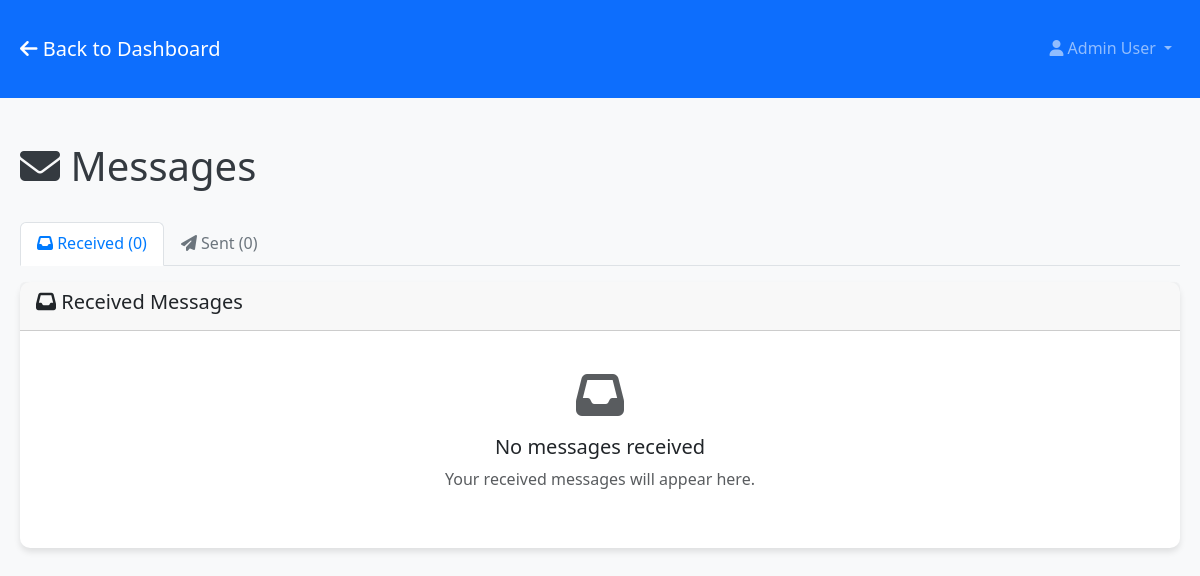
/messages (signed in), run on an earlier commit of the app's database.
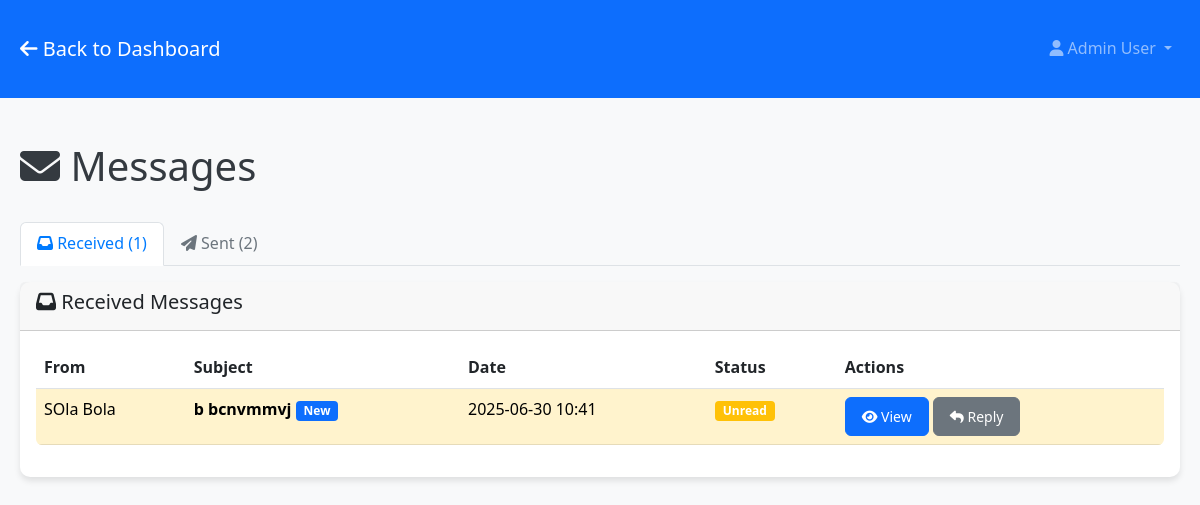
And on a later commit of the database.
### models.py (models this page shows, shortened)
class Message(db.Model):
    id = db.Column(db.Integer, primary_key=True)
    sender_id = db.Column(db.Integer, db.ForeignKey('user.id'), nullable=False)
    recipient_id = db.Column(db.Integer, db.ForeignKey('user.id'), nullable=False)
    subject = db.Column(db.String(200), nullable=False)
    content = db.Column(db.Text, nullable=False)  # Allows HTML content
    is_read = db.Column(db.Boolean, default=False)
    created_at = db.Column(db.DateTime, default=datetime.utcnow)
    parent_message_id = db.Column(db.Integer, db.ForeignKey('message.id'), nullable=True)
    replies = db.relationship('Message', backref=db.backref('parent', remote_side=[id]), lazy=True)

class User(db.Model):
    id = db.Column(db.Integer, primary_key=True)
    username = db.Column(db.String(80), unique=True, nullable=False)
    email = db.Column(db.String(120), unique=True, nullable=False)
    password_hash = db.Column(db.String(255), nullable=False)
    first_name = db.Column(db.String(100), nullable=False)
    last_name = db.Column(db.String(100), nullable=False)
    is_admin = db.Column(db.Boolean, default=False)
    is_verified = db.Column(db.Boolean, default=False)
    verification_token = db.Column(db.String(100), nullable=True)
    reset_token = db.Column(db.String(100), nullable=True)
    reset_token_expires = db.Column(db.DateTime, nullable=True)
    created_at = db.Column(db.DateTime, default=datetime.utcnow)
    last_login = db.Column(db.DateTime, nullable=True)
    pdf_codes = db.relationship('UserPDFCode', foreign_keys='UserPDFCode.user_id', backref='user', lazy=True, cascade='all, delete-orphan')
    pdf_requests = db.relationship('PDFRequest', backref='user', lazy=True, cascade='all, delete-orphan')
    sent_messages = db.relationship('Message', foreign_keys='Message.sender_id', backref='sender', lazy=True)
    received_messages = db.relationship('Message', foreign_keys='Message.recipient_id', backref='recipient', lazy=True)
    uploaded_pdfs = db.relationship('UserPDFCode', foreign_keys='UserPDFCode.uploaded_by_admin_id', backref='uploader', lazy=True)

### app.py (the view)
@app.route('/messages')
@login_required
def messages():
    user = User.query.get(session['user_id'])
    sent_messages = Message.query.filter_by(sender_id=user.id).order_by(Message.created_at.desc()).all()
    received_messages = Message.query.filter_by(recipient_id=user.id).order_by(Message.created_at.desc()).all()
    return render_template('messages/messages.html',
                         user=user,
                         sent_messages=sent_messages,
                         received_messages=received_messages)

### app.py (called while the page is built)
def login_required(f):
    @wraps(f)
    def decorated_function(*args, **kwargs):
        if 'user_id' not in session:
            flash('Please log in to access this page.', 'error')
            return redirect(url_for('login'))
        return f(*args, **kwargs)
    return decorated_function

### templates/messages/messages.html (shortened to what the changed rows need)
<!DOCTYPE html>
<html lang="en">
<head>
    <link href="https://cdn.jsdelivr.net/npm/bootstrap@5.3.0/dist/css/bootstrap.min.css" rel="stylesheet">
    <link rel="stylesheet" href="https://cdnjs.cloudflare.com/ajax/libs/font-awesome/6.4.0/css/all.min.css">
    <link rel="stylesheet" href="{{ url_for('static', filename='css/style.css') }}">
</head>
<body>
    <div class="container mt-4">
        <div class="row">
            <div class="col-12">
                <div class="d-flex justify-content-between align-items-center mb-4">
                    <h1><i class="fas fa-envelope"></i> Messages</h1>
                </div>
            </div>
        </div>
        <ul class="nav nav-tabs" id="messageTabs">
            <li class="nav-item">
                <a class="nav-link active" id="received-tab" data-bs-toggle="tab" href="#received">
                    <i class="fas fa-inbox"></i> Received ({{ received_messages|length }})
                </a>
            </li>
            <li class="nav-item">
                <a class="nav-link" id="sent-tab" data-bs-toggle="tab" href="#sent">
                    <i class="fas fa-paper-plane"></i> Sent ({{ sent_messages|length }})
                </a>
            </li>
        </ul>
        <div class="tab-content mt-3">
            <div class="tab-pane fade show active" id="received">
                <div class="card">
                    <div class="card-body">
                        {% if received_messages %}
                        <div class="table-responsive">
                            <table class="table table-hover">
                                <thead>
                                    <tr>
                                        <th>From</th>
                                        <th>Subject</th>
                                        <th>Date</th>
                                        <th>Status</th>
                                        <th>Actions</th>
                                    </tr>
                                </thead>
                                <tbody>
                                    {% for message in received_messages %}
                                    <tr class="{% if not message.is_read %}table-warning{% endif %}">
                                        <td>
                                            {{ message.sender.first_name }} {{ message.sender.last_name }}
                                        </td>
                                        <td>
                                            <strong>{{ message.subject }}</strong>
                                            {% if not message.is_read %}
                                            <span class="badge bg-primary">New</span>
                                            {% endif %}
                                        </td>
                                        <td>{{ message.created_at.strftime('%Y-%m-%d %H:%M') }}</td>
                                        <td>
                                            {% if message.is_read %}
                                            <span class="badge bg-success">Read</span>
                                            {% else %}
                                            <span class="badge bg-warning">Unread</span>
                                            {% endif %}
                                        </td>
                                        <td>
                                            <button type="button" class="btn btn-sm btn-primary" onclick="viewMessage({{ message.id }}, '{{ message.sender.first_name }} {{ message.sender.last_name }}', '{{ message.subject }}', {{ message.sender.id }}, {{ message.is_read|lower }})">
                                                <i class="fas fa-eye"></i> View
                                            </button>
                                            {% if user.is_admin or message.sender.is_admin %}
                                            <button type="button" class="btn btn-sm btn-secondary" onclick="replyToMessage({{ message.sender.id }}, '{{ message.sender.first_name }} {{ message.sender.last_name }}', 'Re: {{ message.subject }}', {{ message.id }})">
                                                <i class="fas fa-reply"></i> Reply
                                            </button>
                                            {% endif %}
                                        </td>
                                    </tr>
                                    {% endfor %}
                                </tbody>
                            </table>
                        </div>
                        {% else %}
                        <div class="text-center py-4">
                            <i class="fas fa-inbox fa-3x text-muted mb-3"></i>
                            <h5>No messages received</h5>
                            <p class="text-muted">Your received messages will appear here.</p>
                        </div>
                        {% endif %}
                    </div>
                </div>
            </div>
        </div>
    </div>
</body>
</html>

What changed in the data, as far as the page shows it:
added Message: sender.first_name "SOla", sender.last_name "Bola", subject "b bcnvmmvj", is_read "New", created_at "2025-06-30 10:41"
Also different on the page:
{{ received_messages|length }}: "0" → "1"
{{ sent_messages|length }}: "0" → "2"
text no longer shown: "No messages received Your received messages will appear here."
text now shown: "From Subject Date Status Actions"
